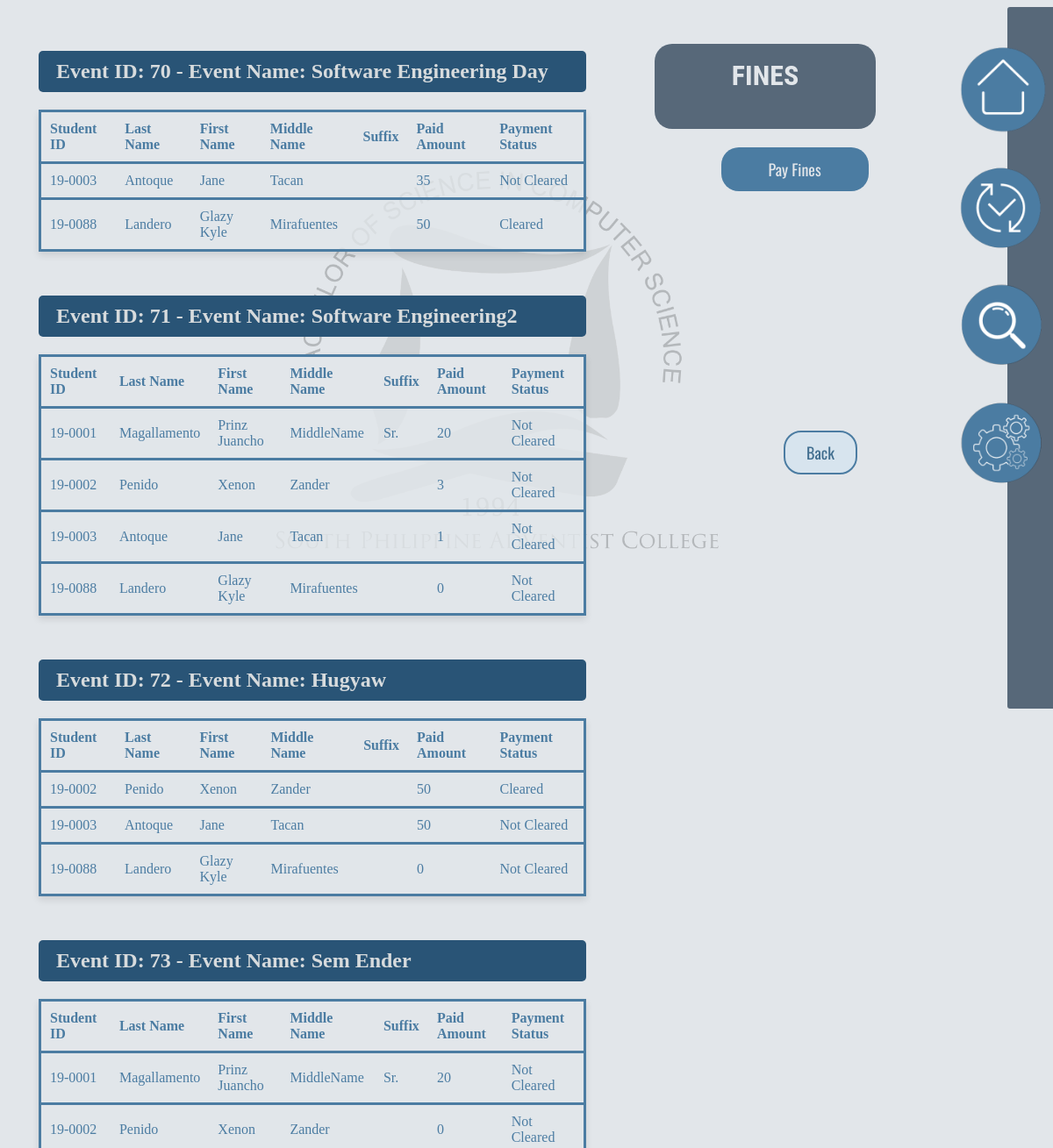
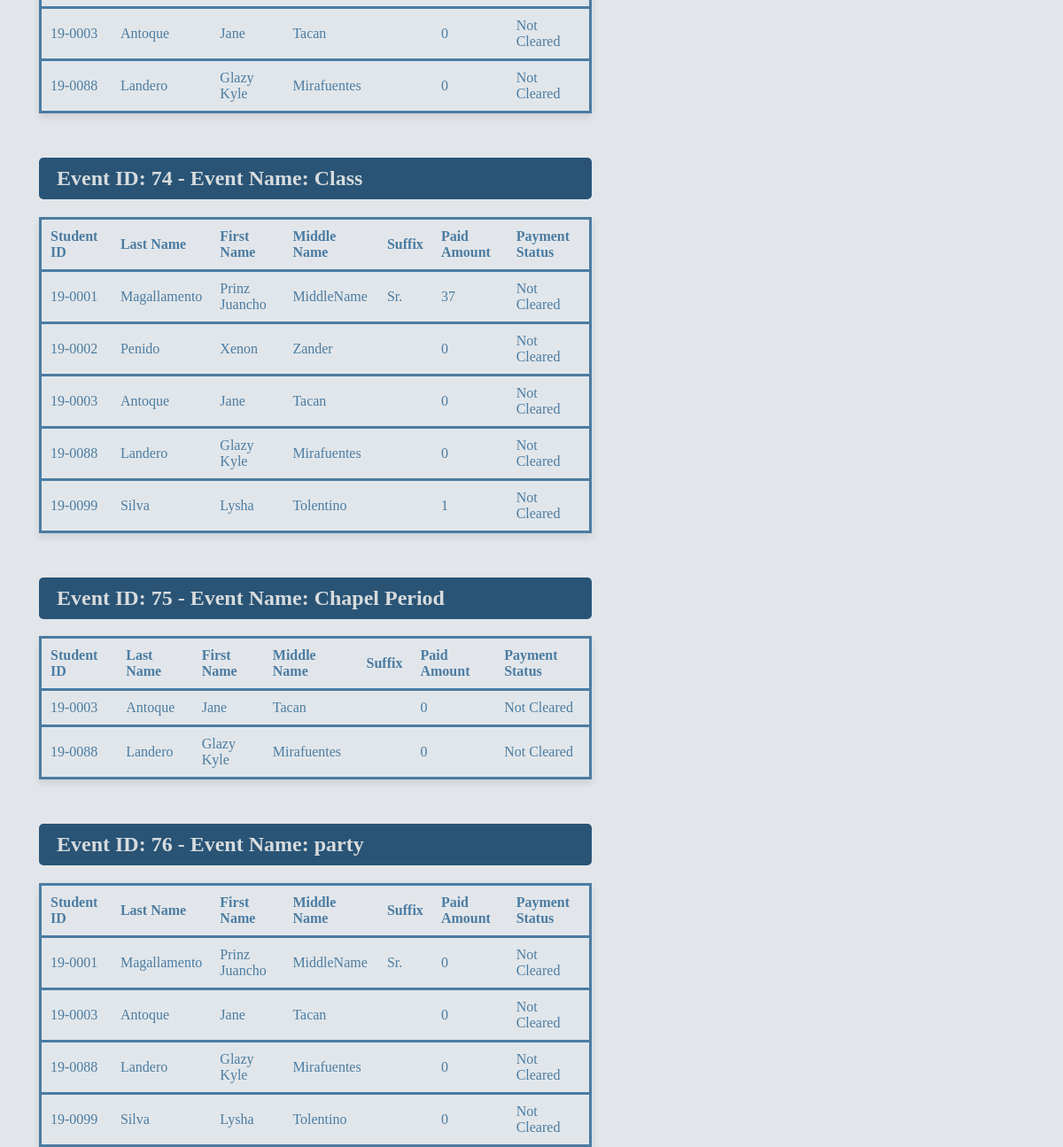
The page /bscs-dss/html/display_fines.php (signed in) on the database its author committed (2 pictures, top to bottom).
### tables this page shows
CREATE TABLE `fines` (
  `Fine_ID` int(10) UNSIGNED NOT NULL,
  `Student_ID` char(7) NOT NULL,
  `Event_ID` int(10) UNSIGNED NOT NULL,
  `Paid_Amount` int(11) NOT NULL,
  `Payment_Status` enum('Cleared','Not Cleared') NOT NULL
);

CREATE TABLE `events` (
  `Event_ID` int(10) UNSIGNED NOT NULL,
  `Event_Name` varchar(30) NOT NULL,
  `Event_Date` date NOT NULL,
  `Closing_Time` datetime DEFAULT NULL
);

CREATE TABLE `student_information` (
  `Student_ID` char(7) NOT NULL,
  `Surname` varchar(20) NOT NULL,
  `First_Name` varchar(20) NOT NULL,
  `Middle_Name` varchar(20) DEFAULT NULL,
  `Suffix` varchar(5) DEFAULT NULL,
  `Year` int(10) UNSIGNED NOT NULL,
  `User_Type` enum('student','treasurer','secretary','admin') NOT NULL,
  `Password` varchar(30) NOT NULL
);

### bscs-dss/php/display_finesProc.php (the view, shortened to what this page needs)
<?php
include "db.php";
$sql = "SELECT fines.*, events.Event_ID, events.Event_Name, student_information.Surname, student_information.First_Name, student_information.Middle_Name, student_information.Suffix
        FROM fines
        JOIN events ON fines.Event_ID = events.Event_ID
        JOIN student_information ON fines.Student_ID = student_information.Student_ID
        ORDER BY fines.Event_ID, fines.Student_ID";
$result = $conn->query($sql);
if ($result->num_rows > 0) {
    $currentEventID = null;
    while ($row = $result->fetch_assoc()) {
        if ($currentEventID !== $row["Event_ID"]) {
            if ($currentEventID !== null) {
                echo "</tbody></table>";
            }
            echo "<h2>Event ID: " . $row["Event_ID"] . " - Event Name: " . $row["Event_Name"] . "</h2>";
            echo "<table><thead><tr>";
            echo "<th>Student ID</th>";
            echo "<th>Last Name</th>";
            echo "<th>First Name</th>";
            echo "<th>Middle Name</th>";
            echo "<th>Suffix</th>";
            echo "<th>Paid Amount</th>";
            echo "<th>Payment Status</th>";
            echo "</tr></thead><tbody>";
            $currentEventID = $row["Event_ID"];
        }
        echo "<tr>";
        echo "<td>" . $row["Student_ID"] . "</td>";
        echo "<td>" . $row["Surname"] . "</td>";
        echo "<td>" . $row["First_Name"] . "</td>";
        echo "<td>" . $row["Middle_Name"] . "</td>";
        echo "<td>" . $row["Suffix"] . "</td>";
        echo "<td>" . $row["Paid_Amount"] . "</td>";
        echo "<td>" . $row["Payment_Status"] . "</td>";
        echo "</tr>";
    }
    echo "</tbody></table>";
} else {
	echo "<script>alert('No records found');</script>";
    echo "<p>No records found</p>";
}
?>

### bscs-dss/css/display_finesStyle.css (style rules this page uses)
body { background-color: #E2E6EA; }
h2 { margin-top: 50px; color: #d7dbdd; background-color: #295476; padding: 10px; padding-left: 20px; border-radius: 5px; }
table { border-collapse: collapse; box-shadow: 0 4px 8px rgba(0, 0, 0, 0.1); }
th, td { border: none; padding: 10px; text-align: left; }
th { background-color: #E2E6EA; color: #4B7CA2; border-bottom: 2px solid #4B7CA2; border-top: 2px solid #4B7CA2; }
tr { background-color: hsl(210, 16%, 90%, 0.8); color: #4B7CA2; border-bottom: 0.2px; border-left: none; border-right: none; border-top: none; border: solid; border-color: #4B7CA2; }

### rows shown on the page
fines: Event_ID.Event_ID "70", Event_ID.Event_Name "Software Engineering Day", Student_ID "19-0003", Student_ID.Surname "Antoque", Student_ID.First_Name "Jane", Student_ID.Middle_Name "Tacan", Paid_Amount "35", Payment_Status "Not Cleared"
fines: Student_ID "19-0088", Student_ID.Surname "Landero", Student_ID.First_Name "Glazy Kyle", Student_ID.Middle_Name "Mirafuentes", Paid_Amount "50", Payment_Status "Cleared"
fines: Event_ID.Event_ID "71", Event_ID.Event_Name "Software Engineering2", Student_ID "19-0001", Student_ID.Surname "Magallamento", Student_ID.First_Name "Prinz Juancho", Student_ID.Middle_Name "MiddleName", Student_ID.Suffix "Sr.", Paid_Amount "20", Payment_Status "Not Cleared"
fines: Student_ID "19-0002", Student_ID.Surname "Penido", Student_ID.First_Name "Xenon", Student_ID.Middle_Name "Zander", Paid_Amount "3", Payment_Status "Not Cleared"
fines: Student_ID "19-0003", Student_ID.Surname "Antoque", Student_ID.First_Name "Jane", Student_ID.Middle_Name "Tacan", Paid_Amount "1", Payment_Status "Not Cleared"
fines: Student_ID "19-0088", Student_ID.Surname "Landero", Student_ID.First_Name "Glazy Kyle", Student_ID.Middle_Name "Mirafuentes", Paid_Amount "0", Payment_Status "Not Cleared"
fines: Event_ID.Event_ID "72", Event_ID.Event_Name "Hugyaw", Student_ID "19-0002", Student_ID.Surname "Penido", Student_ID.First_Name "Xenon", Student_ID.Middle_Name "Zander", Paid_Amount "50", Payment_Status "Cleared"
fines: Student_ID "19-0003", Student_ID.Surname "Antoque", Student_ID.First_Name "Jane", Student_ID.Middle_Name "Tacan", Paid_Amount "50", Payment_Status "Not Cleared"
fines: Student_ID "19-0088", Student_ID.Surname "Landero", Student_ID.First_Name "Glazy Kyle", Student_ID.Middle_Name "Mirafuentes", Paid_Amount "0", Payment_Status "Not Cleared"
fines: Event_ID.Event_ID "73", Event_ID.Event_Name "Sem Ender", Student_ID "19-0001", Student_ID.Surname "Magallamento", Student_ID.First_Name "Prinz Juancho", Student_ID.Middle_Name "MiddleName", Student_ID.Suffix "Sr.", Paid_Amount "20", Payment_Status "Not Cleared"
fines: Student_ID "19-0002", Student_ID.Surname "Penido", Student_ID.First_Name "Xenon", Student_ID.Middle_Name "Zander", Paid_Amount "0", Payment_Status "Not Cleared"
fines: Student_ID "19-0003", Student_ID.Surname "Antoque", Student_ID.First_Name "Jane", Student_ID.Middle_Name "Tacan", Paid_Amount "0", Payment_Status "Not Cleared"
fines: Student_ID "19-0088", Student_ID.Surname "Landero", Student_ID.First_Name "Glazy Kyle", Student_ID.Middle_Name "Mirafuentes", Paid_Amount "0", Payment_Status "Not Cleared"
fines: Event_ID.Event_ID "74", Event_ID.Event_Name "Class", Student_ID "19-0001", Student_ID.Surname "Magallamento", Student_ID.First_Name "Prinz Juancho", Student_ID.Middle_Name "MiddleName", Student_ID.Suffix "Sr.", Paid_Amount "37", Payment_Status "Not Cleared"
fines: Student_ID "19-0002", Student_ID.Surname "Penido", Student_ID.First_Name "Xenon", Student_ID.Middle_Name "Zander", Paid_Amount "0", Payment_Status "Not Cleared"
fines: Student_ID "19-0003", Student_ID.Surname "Antoque", Student_ID.First_Name "Jane", Student_ID.Middle_Name "Tacan", Paid_Amount "0", Payment_Status "Not Cleared"
fines: Student_ID "19-0088", Student_ID.Surname "Landero", Student_ID.First_Name "Glazy Kyle", Student_ID.Middle_Name "Mirafuentes", Paid_Amount "0", Payment_Status "Not Cleared"
fines: Student_ID "19-0099", Student_ID.Surname "Silva", Student_ID.First_Name "Lysha", Student_ID.Middle_Name "Tolentino", Paid_Amount "1", Payment_Status "Not Cleared"
fines: Event_ID.Event_ID "75", Event_ID.Event_Name "Chapel Period", Student_ID "19-0003", Student_ID.Surname "Antoque", Student_ID.First_Name "Jane", Student_ID.Middle_Name "Tacan", Paid_Amount "0", Payment_Status "Not Cleared"
fines: Student_ID "19-0088", Student_ID.Surname "Landero", Student_ID.First_Name "Glazy Kyle", Student_ID.Middle_Name "Mirafuentes", Paid_Amount "0", Payment_Status "Not Cleared"
fines: Event_ID.Event_ID "76", Event_ID.Event_Name "party", Student_ID "19-0001", Student_ID.Surname "Magallamento", Student_ID.First_Name "Prinz Juancho", Student_ID.Middle_Name "MiddleName", Student_ID.Suffix "Sr.", Paid_Amount "0", Payment_Status "Not Cleared"
fines: Student_ID "19-0003", Student_ID.Surname "Antoque", Student_ID.First_Name "Jane", Student_ID.Middle_Name "Tacan", Paid_Amount "0", Payment_Status "Not Cleared"
fines: Student_ID "19-0088", Student_ID.Surname "Landero", Student_ID.First_Name "Glazy Kyle", Student_ID.Middle_Name "Mirafuentes", Paid_Amount "0", Payment_Status "Not Cleared"
fines: Student_ID "19-0099", Student_ID.Surname "Silva", Student_ID.First_Name "Lysha", Student_ID.Middle_Name "Tolentino", Paid_Amount "0", Payment_Status "Not Cleared"
